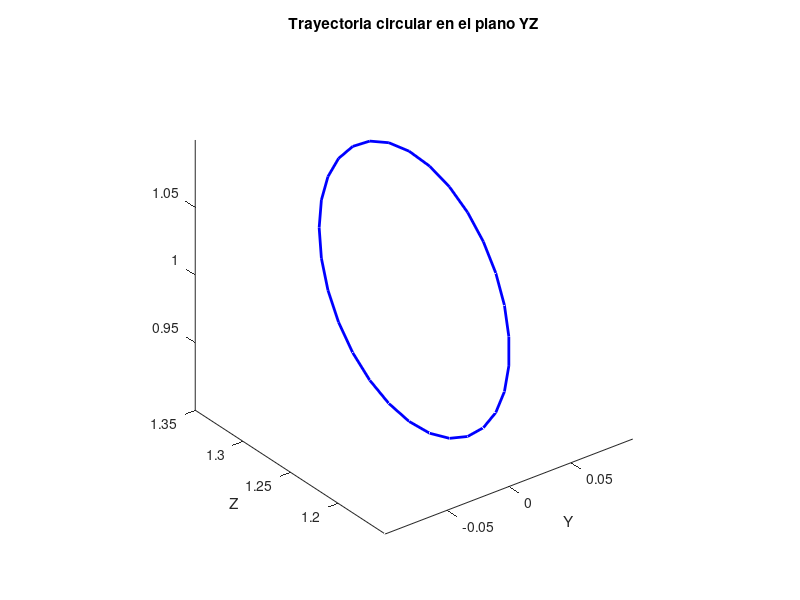

Recreate this plot in MATLAB. (Note: this script raises an error after producing the figure.)

clc; clear; close all;

% Cargar el robot guardado en kuka_16.mat
load('kuka_16.mat', 'R','path','workspace');

% Parámetros de la circunferencia
radio = 0.1; % Radio de la circunferencia
centro_y = 1.25; % Centro de la circunferencia en el eje Y
centro_z = 1; % Centro de la circunferencia en el eje Z
num_puntos = 30; % Número de puntos en la circunferencia

% Generar puntos de la circunferencia en el plano YZ
theta = linspace(0, 2*pi, num_puntos); % Ángulos de la circunferencia
trayectoria_y = centro_y + radio * cos(theta); % Coordenada Y
trayectoria_z = centro_z + radio * sin(theta); % Coordenada Z
trayectoria_x = zeros(1, num_puntos); % Coordenada X fija (plano YZ)

% Graficar la trayectoria en el plano YZ
figure;
plot3(trayectoria_x, trayectoria_y, trayectoria_z, 'b', 'LineWidth', 2);
xlabel('Y'); ylabel('Z');
title('Trayectoria circular en el plano YZ');
axis equal;

T_rot=eye(3); % Matriz de rotación

T={};

for i=1:num_puntos
    T{i} = [T_rot [trayectoria_x(i); trayectoria_y(i); trayectoria_z(i)]; 0 0 0 1]; % Posición inicial
end

q1=[0 0 0 0 pi/2 0];
q2=[0 0 0 0 0 0]; % Posición inicial de las articulaciones
q3=[0 pi/4 -pi/2 0 0 0]; % Posición intermedia de las articulaciones
q4=[0 pi*3/4 -pi/2 0 0 0]; % Posición intermedia de las articulaciones

q={};

% Dividir la trayectoria en 4 segmentos
secciones = {T(1:8), T(8:15), T(15:22), T(22:end)};
q_trayectoria = []; % Trayectoria completa de articulaciones
q_actual = zeros(1, 6); % Estado inicial del robot

for s = 1:length(secciones)
    % Obtener posiciones finales del efector
    Ts = secciones{s};
    
    % Inicializar trayectoria parcial de articulaciones para esta sección
    q_seccion = [];
    
    for i = 1:length(Ts)
        % Calcular posición de articulaciones mediante cinemática inversa
        q_i = R.ikine(Ts{i}, 'q0', q_actual, 'mask', [1 1 1 0 0 0]);
        
        % Suavizar la transición en el primer punto de cada nueva sección
        if i == 1 && ~isempty(q_trayectoria)
            % Generar una transición suave entre la última posición anterior y la actual
            transicion = jtraj(q_trayectoria(end,:), q_i, 5);
            q_seccion = [q_seccion; transicion];
        else
            q_seccion = [q_seccion; q_i];
        end
        
        % Actualizar posición actual
        q_actual = q_i;
    end
    
    % Concatenar la trayectoria parcial de la sección a la trayectoria completa
    q_trayectoria = [q_trayectoria; q_seccion];
end

% Mover el robot a la posición calculada
R.plot3d(q_trayectoria, 'path', path, 'notiles', 'nowrist', 'view', [90, 0], 'scale', 0.1);

